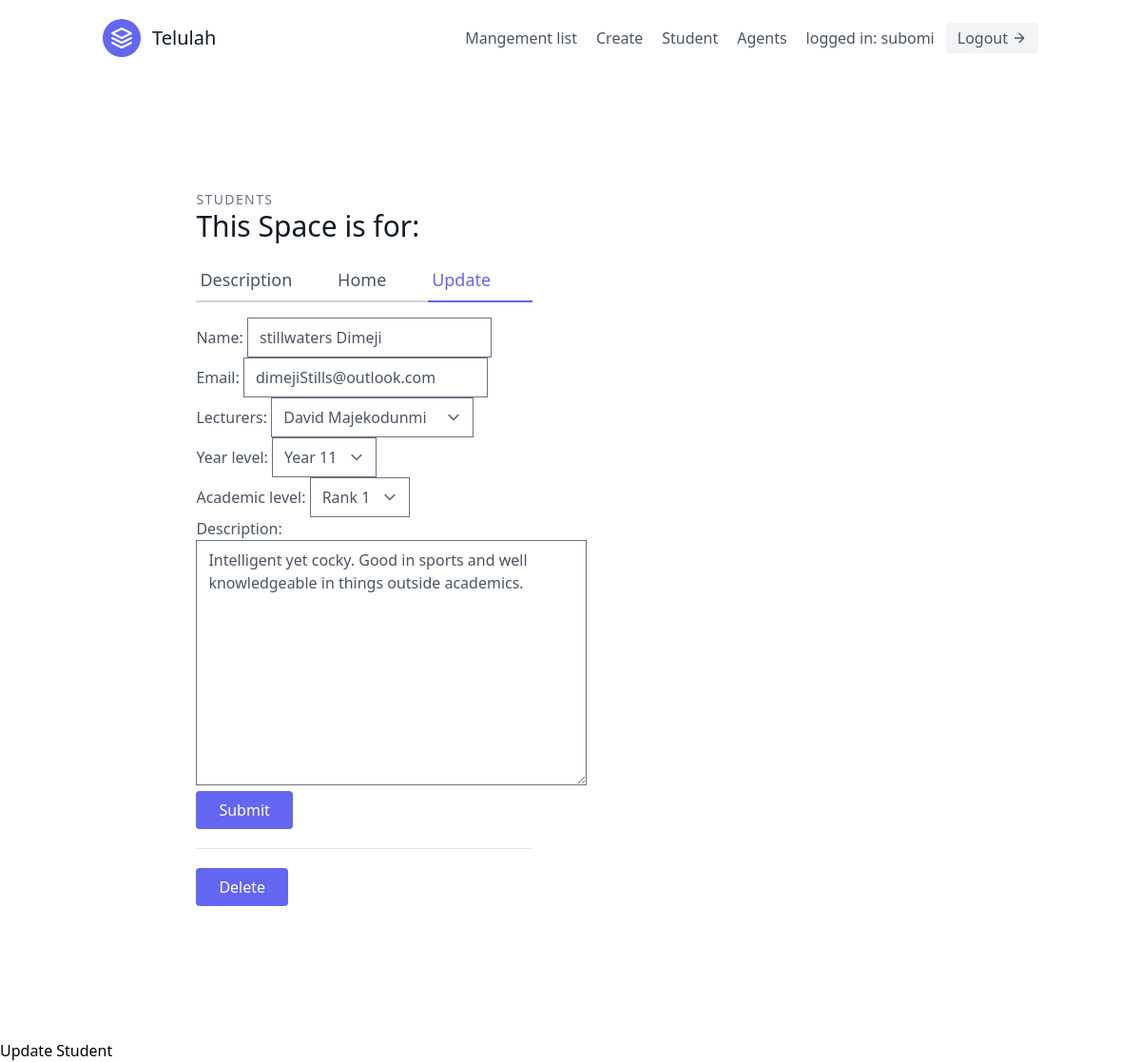
The page /app/students/2/update (signed in) on the database as committed earlier.
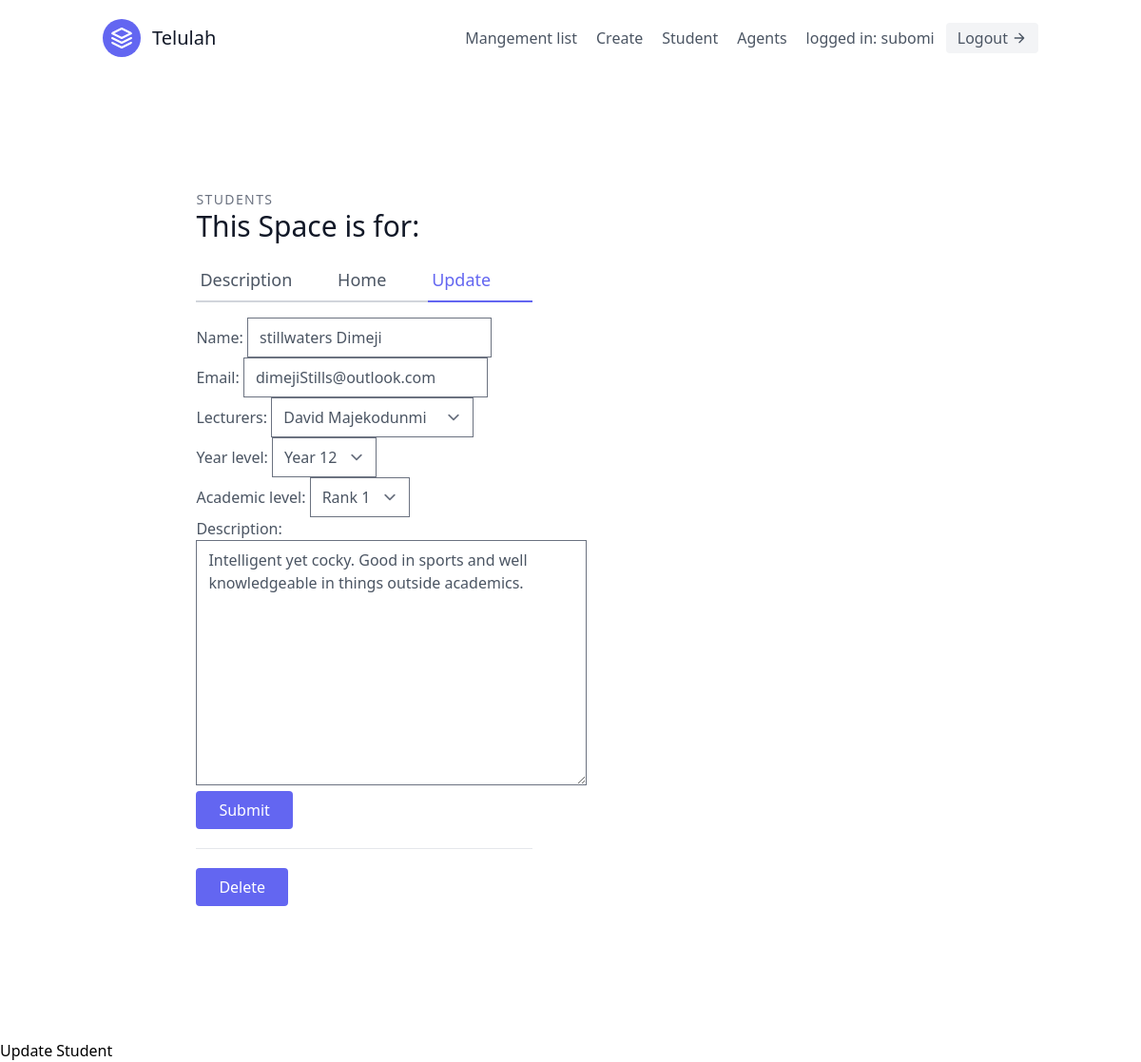
The same page on the database as committed later.
### app/models.py (models this page shows, shortened)
class Students(models.Model):
    name = models.CharField(max_length=20)
    email = models.EmailField(max_length=50)
    Lecturers = models.ForeignKey(Lecturers, on_delete=models.CASCADE, null=True)
    year_level = models.CharField(choices=LEVEL, max_length=1)
    academic_level = models.CharField(choices=ACADEMIC_LEVEL, max_length=1)
    description = models.TextField()

class Lecturers(models.Model):
    name = models.CharField(max_length=20)
    email = models.EmailField(max_length=25)
    subjects_taught = models.CharField(choices=SUBJECTS, max_length=200)
    salary = models.IntegerField(max_length=200)
    level_of_expertise = models.CharField(choices=LEVEL_OF_EXPERTISE, max_length=1)
    years_of_experience = models.IntegerField()
    def salary(self):
        return self.salary
    def __str__(self):
        return self.name

### app/views.py (the view, shortened to what this page needs)
# urls.py: path('students/<int:pk>/update', app_students_update, name='student_update'),
@login_required
def app_students_update(request, pk):
    model = model = Students.objects.get(id=pk)
    form = StudentModelForm(instance=model)
    context = {
        'form': form,
        'model':model
    }
    return render(request, 'app_students_update.html', context=context)

### app/forms.py
class StudentModelForm(forms.ModelForm):
    class Meta:
        model = Students
        fields = (
            'name',
            'email',
            'Lecturers',
            'year_level',
            'academic_level',
            'description'
        )

### app/templates/app_students_update.html (shortened to what this page needs)
{% extends "base.html" %}
{% load tailwind_filters %}
{% block content %}
<section class="text-gray-600 body-font overflow-hidden">
  <div class="container px-5 py-24 mx-auto">
    <div class="lg:w-4/5 mx-auto flex flex-wrap">
      <div class="lg:w-1/2 w-full lg:pr-10 lg:py-6 mb-6 lg:mb-0">
        <h2 class="text-sm title-font text-gray-500 tracking-widest">STUDENTS</h2>
        <h1 class="text-gray-900 text-3xl title-font font-medium mb-4">This Space is for: {{students.name}}</h1>
        <div class="flex mb-4">
          <a href='{% url 'apps:student_detail' user.pk %}' class="flex-grow border-b-2 border-gray-300 py-2 text-lg px-1">Description</a>
          <a href='/' class="flex-grow border-b-2 border-gray-300 py-2 text-lg px-1">Home</a>
          <a href='{% url 'apps:student_update' user.pk %}' class="flex-grow text-indigo-500 border-b-2 border-indigo-500 py-2 text-lg px-1">Update</a>
        </div>
            <form method='post'>
                {{form|crispy}}
                <div class="flex">
                <input class="flex mr-auto text-white bg-indigo-500 border-0 py-2 px-6 focus:outline-none hover:bg-indigo-600 rounded" type='submit'/>
                </div>
            </form>
        <div class="mt-5 py-5 border-t border-gray-200">
          <button class=" text-white bg-indigo-500 border-0 py-2 px-6 focus:outline-none hover:bg-indigo-600 rounded"><a href='{% url 'apps:student_delete' user.pk %}'>Delete</a></button>
        </div>
      </div>
    </div>
  </div>
</section>
<h1>Update Student</h1>
{% endblock content %}

Rows that differ between the two databases and show on the page:
changed Students "dimejiStills@outlook.com": year_level "Year 11" → "Year 12"
